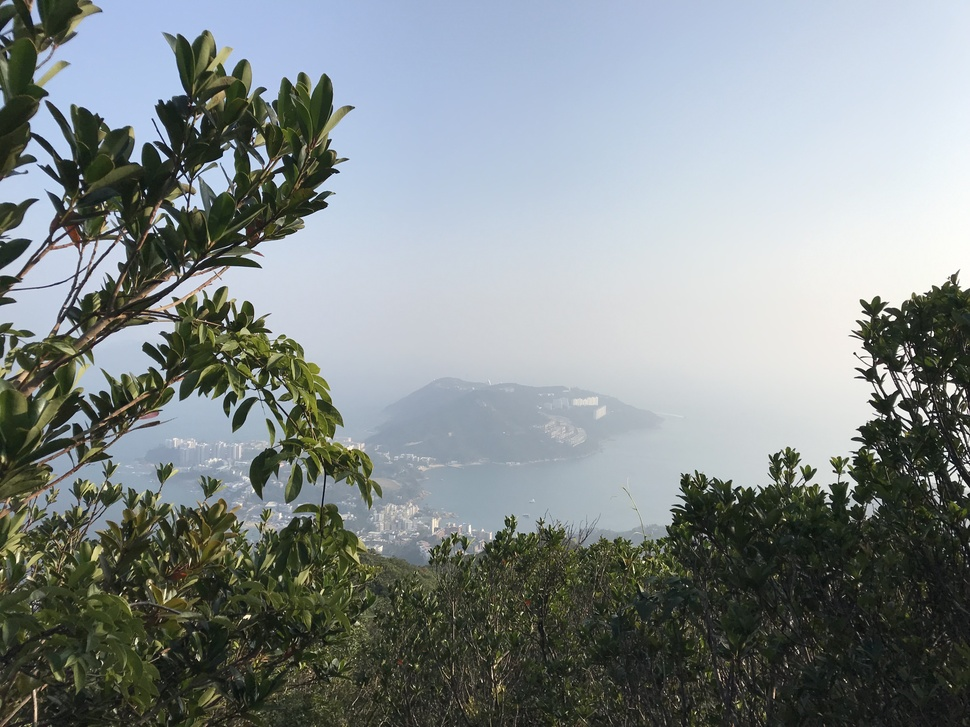
#> input picture 201904/image_dehaze/image/1.jpg, 970 x 727 px, shrunk from 4032 x 3024 before the run
$ python dehaze.py   (older library calls are emulated)
#> lines starting #> are read from the running program, lines starting #| are printed output that depends on the picture
import cv2;
import math;
import numpy as np;

def DarkChannel(im,sz):
    # [5 lines of commented-out code are left out]
    dark = np.zeros(im.shape[:-1])
    pad_w = math.floor(sz/2)
    padded_image = np.pad(im, ((pad_w, pad_w), (pad_w, pad_w), (0, 0)), 'edge')

    for i, j in np.ndindex(im.shape[:-1]):
        dark[i, j] = np.min(padded_image[i:i + sz, j:j + sz, :])
    return dark

def AtmLight(im,dark):
    [h,w] = im.shape[:2]
    imsz = h*w
    # numpx = int(max(math.floor(imsz/1000),1))
    numpx = int(0.01 * imsz)
    darkvec = dark.reshape(1,imsz);


    indices = darkvec.argsort();
    max_10_per = indices[0,imsz-numpx:]
    A = np.zeros((1,3))
    for j in range(3):
        for i in range(numpx):
            x = int(max_10_per[i] / w)
            y = max_10_per[i] % w
            A[0,j] += im[x,y,j]
    A = A / numpx

    # [7 lines of commented-out code are left out]
    return A

def TransmissionEstimate(im,A,sz):
    omega = 0.95;
    im3 = np.empty(im.shape,im.dtype);

    for ind in range(0,3):
        im3[:,:,ind] = im[:,:,ind]/A[0,ind]

    transmission = 1 - omega*DarkChannel(im3,sz);
    return transmission

def Guidedfilter(im,p,r,eps):
    mean_I = cv2.boxFilter(im,cv2.CV_64F,(r,r));
    mean_p = cv2.boxFilter(p, cv2.CV_64F,(r,r));
    mean_Ip = cv2.boxFilter(im*p,cv2.CV_64F,(r,r));
    cov_Ip = mean_Ip - mean_I*mean_p;

    mean_II = cv2.boxFilter(im*im,cv2.CV_64F,(r,r));
    var_I   = mean_II - mean_I*mean_I;

    a = cov_Ip/(var_I + eps);
    b = mean_p - a*mean_I;

    mean_a = cv2.boxFilter(a,cv2.CV_64F,(r,r));
    mean_b = cv2.boxFilter(b,cv2.CV_64F,(r,r));

    q = mean_a*im + mean_b;
    return q;

def TransmissionRefine(im,et):
    gray = cv2.cvtColor(im,cv2.COLOR_BGR2GRAY);
    gray = np.float64(gray)/255;
    r = 600;
    eps = 0.0001;
    t = Guidedfilter(gray,et,r,eps);

    return t;

def Recover(im,t,A,tx = 0.1):
    res = np.empty(im.shape,im.dtype);
    t = cv2.max(t,tx);

    for ind in range(0,3):
        res[:,:,ind] = (im[:,:,ind]-A[0,ind])/t + A[0,ind]

    return res

if __name__ == '__main__':
    import sys
    try:
        fn = sys.argv[1]
    except:
        fn = '1.jpg'

    def nothing(*argv):
        pass

    src = cv2.imread('./image/'+fn);
#> src is the input picture: shape (727, 970, 3); mean B, G, R 138.7, 138.6, 131.1

    I = src.astype('float64')/255;

    dark = DarkChannel(I,15);
#> after the loop in DarkChannel, `for i, j in np.ndindex(im.shape[:-1]):`:
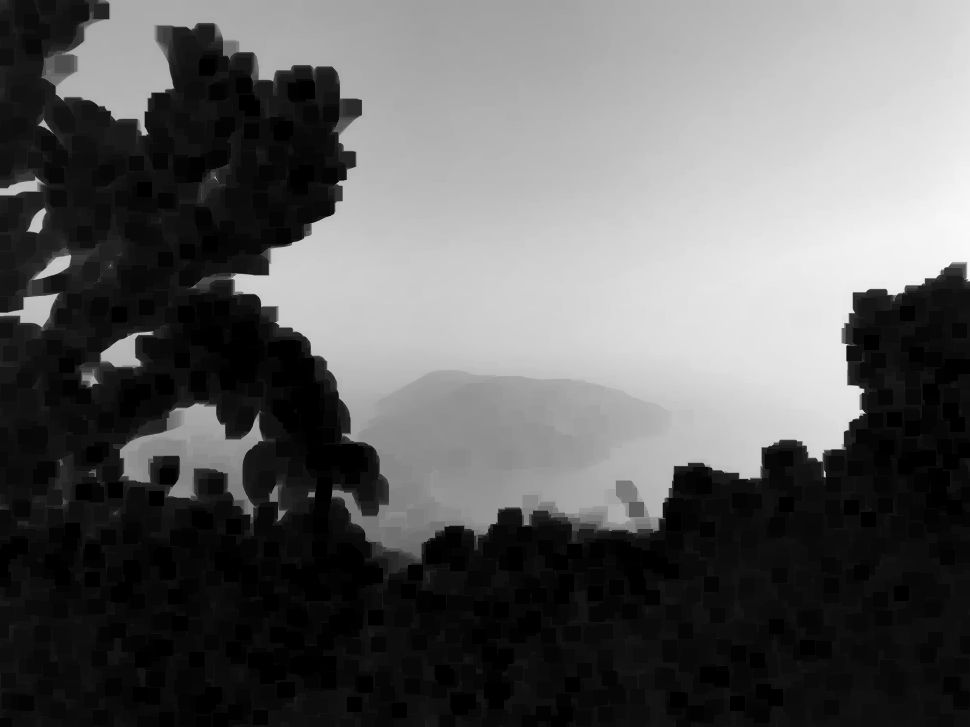
#> dark: shape (727, 970) float64; min 0, max 0.976, mean 0.373
    A = AtmLight(I,dark);
#> in AtmLight, `max_10_per = indices[0,imsz-numpx:]`: max_10_per = 7051 values, max 271599 at index 1400, min 162952 at index 354, mean 228786.6
#> after the loop in AtmLight, `for j in range(3):`: A = [[6804.8, 6879.2, 6833.9]]
#> in AtmLight, `A = A / numpx`: A = [[0.965, 0.976, 0.969]]
#> A = [[0.965, 0.976, 0.969]]
    te = TransmissionEstimate(I,A,15);
    t = TransmissionRefine(src,te);
#> in Guidedfilter, `mean_b = cv2.boxFilter(b,cv2.CV_64F,(r,r));`:
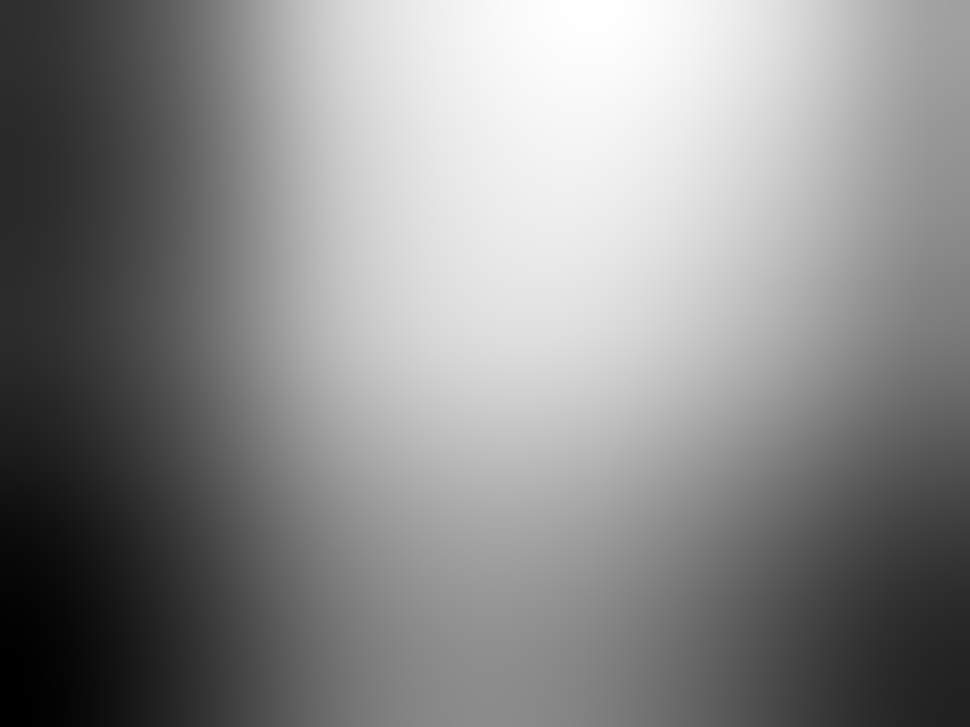
#> mean_b: shape (727, 970) float64; min 1.08, max 1.17, mean 1.13; drawn with min black and max white
#> in Guidedfilter, `q = mean_a*im + mean_b;`:
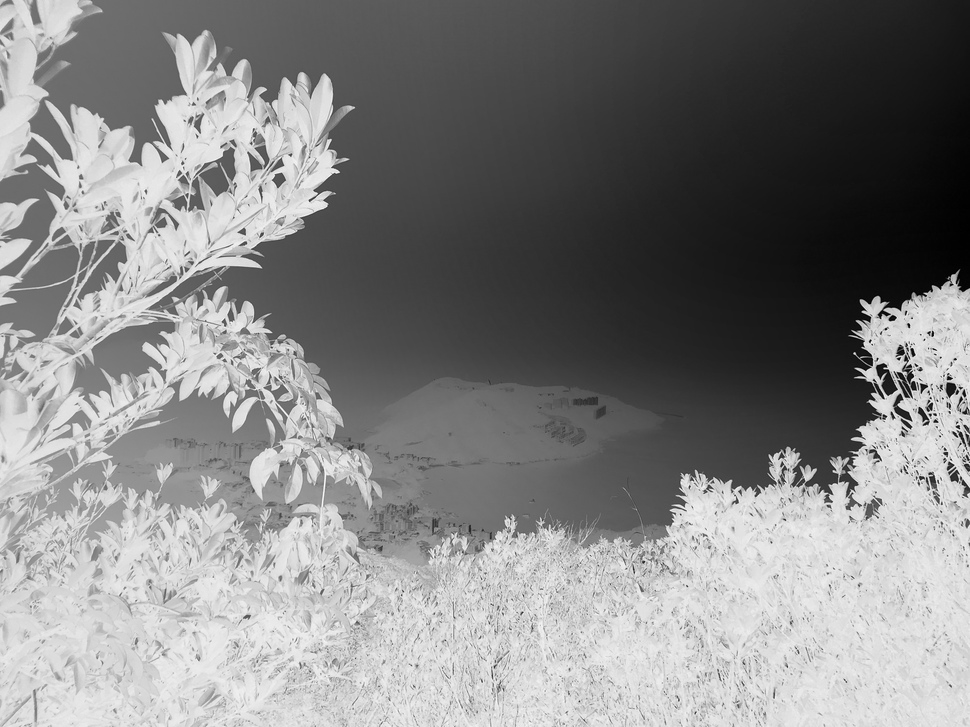
#> q: shape (727, 970) float64; min 0.103, max 1.13, mean 0.635; drawn with min black and max white
    J = Recover(I,t,A,0.3);
#> in Recover, `t = cv2.max(t,tx);`:
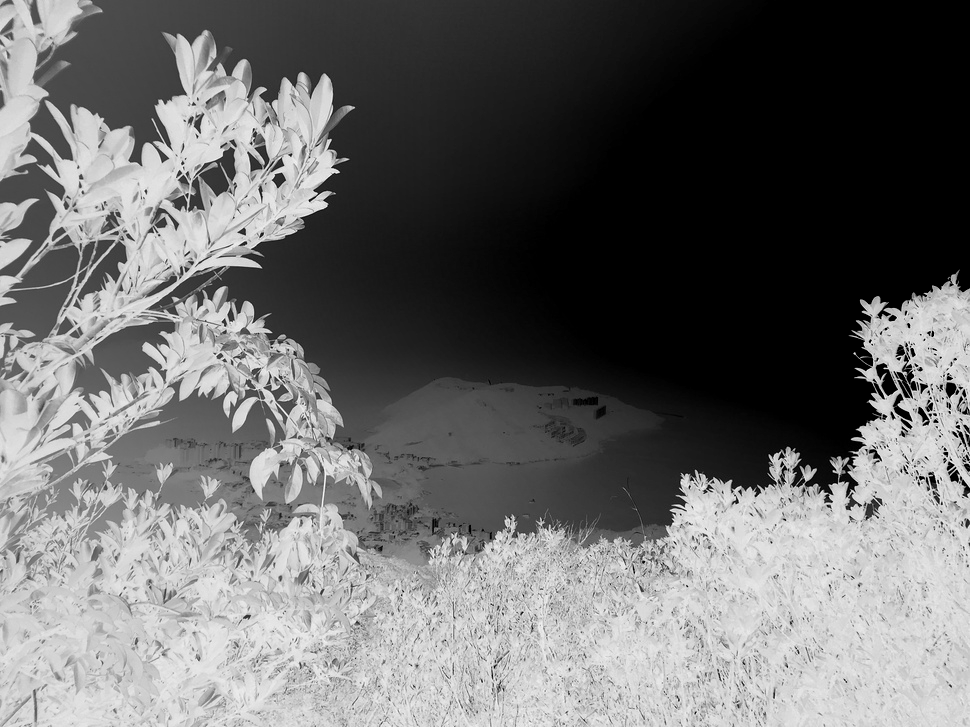
#> t: shape (727, 970) float64; min 0.3, max 1.13, mean 0.65; drawn with min black and max white
#> after the loop in Recover, `for ind in range(0,3):`:
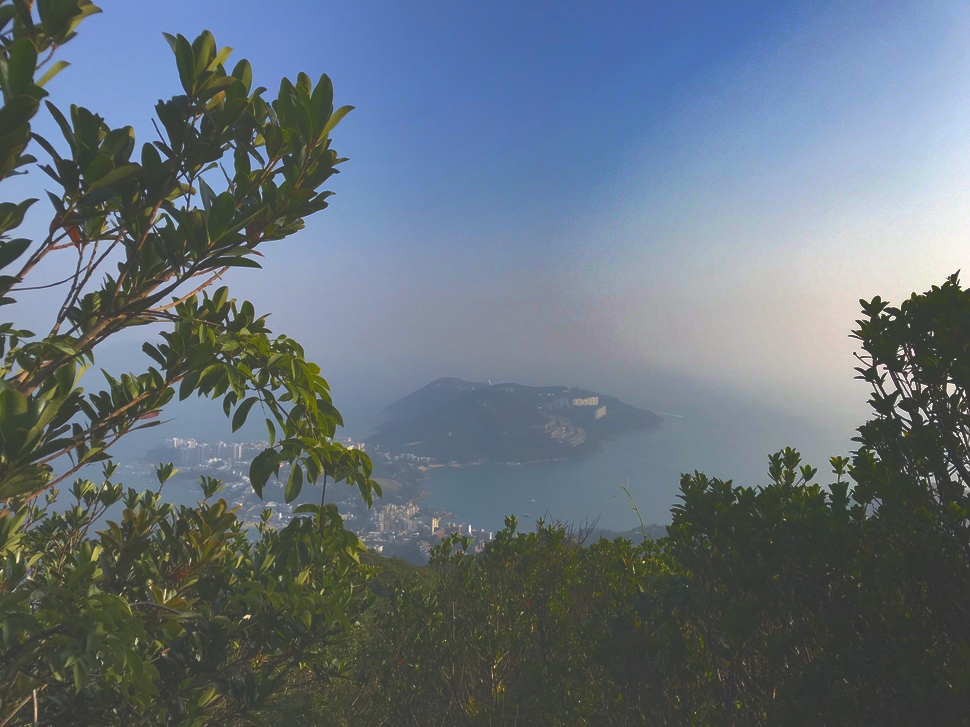
#> res: shape (727, 970, 3) float64; mean B, G, R 0.446, 0.399, 0.342; drawn with min black and max white
    J = J * 1.1 + 0.05

    # cv2.imshow("dark",dark);
    # cv2.imshow("t",t);
    # cv2.imshow('I',src);
    # cv2.imshow('J',J);
    cv2.imwrite('./image/'+'1_p.jpg',J*255);
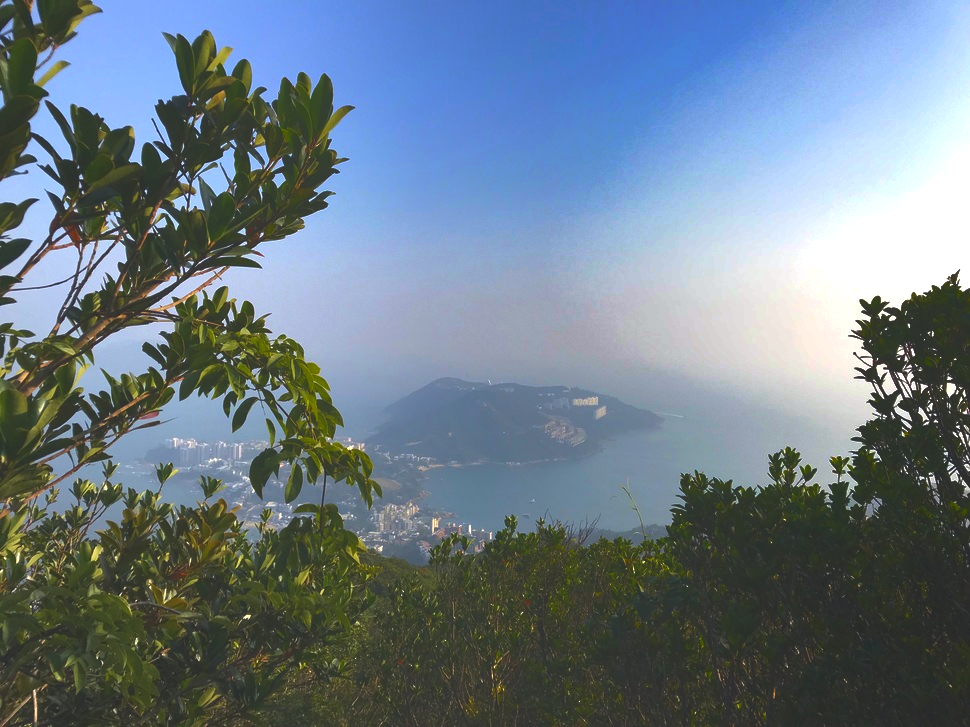
#> saved as 1_p.jpg: shape (727, 970, 3); mean B, G, R 136.7, 124.2, 108.1
    cv2.waitKey();
